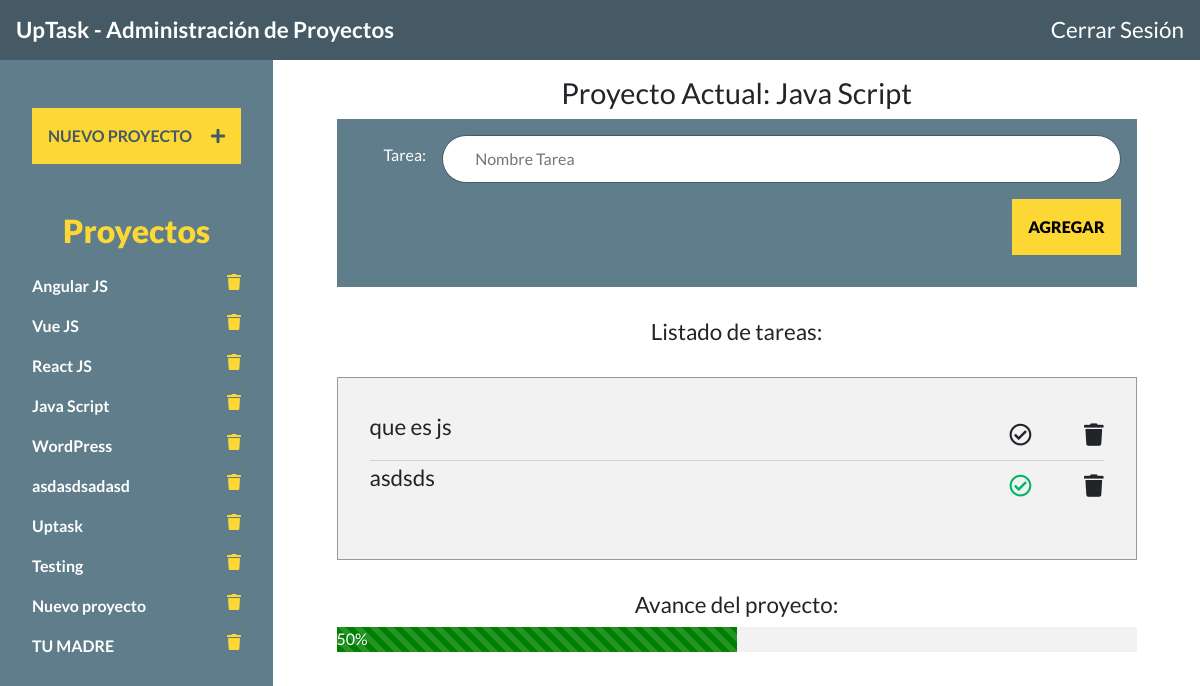
Page /index.php?id_proyecto=26 (signed in) on the committed database.
### tables this page shows
CREATE TABLE `proyectos` (
  `id` int(11) NOT NULL,
  `nombre` varchar(100) NOT NULL
);

CREATE TABLE `tareas` (
  `id` int(11) NOT NULL,
  `nombre` varchar(100) NOT NULL,
  `estado` int(1) NOT NULL DEFAULT 0,
  `id_proyecto` int(11) NOT NULL
);

### inc/funciones/funciones.php (called while the page is built, shortened)
<?php
function obtenerProyectos()
{
    include 'conexion.php';
    try {
        return $conn->query("SELECT id, nombre FROM proyectos");
    } catch (Exception $e) {
        echo "Error!: " . $e->getMessage();
        return false;
    }
}
function obtenerNombreProyecto($id = null)
{
    include 'conexion.php';
    try {
        return $conn->query("SELECT nombre FROM proyectos WHERE id = {$id}");
    } catch (Exception $e) {
        echo "Error!: " . $e->getMessage();
        return false;
    }
}
function obtenerTareasProyecto($id = null)
{
    include 'conexion.php';
    try {
        return $conn->query("SELECT id, nombre, estado FROM tareas WHERE id_proyecto = {$id}");
    } catch (Exception $e) {
        echo "Error!: " . $e->getMessage();
        return false;
    }
}

### index.php (the view, shortened to what this page needs)
<?php
include 'inc/templates/header.php';
include 'inc/templates/barra.php';
$id_proyecto = null;
if (isset($_GET['id_proyecto'])) {
    $id_proyecto = $_GET['id_proyecto'];
}
?>
<div class="contenedor">
    <?php include 'inc/templates/sidebar.php'; ?>
    <main class="contenido-principal ocultar">
        <?php $proyecto = obtenerNombreProyecto($id_proyecto);
        if ($proyecto) : ?>
            <h1>Proyecto Actual:
                <?php foreach ($proyecto as $nombre) : ?>
                    <span><?php echo $nombre['nombre']; ?></span>
                <?php endforeach; ?>
            </h1>
            <form action="#" class="agregar-tarea">
                <div class="campo">
                    <label for="tarea">Tarea:</label>
                    <input type="text" placeholder="Nombre Tarea" class="nombre-tarea">
                </div>
                <div class="campo enviar">
                    <input type="submit" class="boton nueva-tarea" value="Agregar">
                </div>
            </form>
        <?php
        else :
            echo "<p>Selecciona un Proyecto ala izquierda</p>";
        endif; ?>
        <h2>Listado de tareas:</h2>
        <div class="listado-pendientes">
            <ul>
                <?php
                $tareas = obtenerTareasProyecto($id_proyecto);
                if ($tareas->num_rows > 0) {
                    foreach ($tareas as $tarea) : ?>
                        <li id="tarea:<?php echo $tarea['id'] ?>" class="tarea">
                            <p><?php echo $tarea['nombre'] ?></p>
                            <div class="acciones">
                                <i class="far fa-check-circle <?php echo $tarea['estado'] === '1' ? 'completo' : '' ?>"></i>
                                <i class="fas fa-trash"></i>
                            </div>
                        </li>
                <?php endforeach;
                } else {
                    echo "<p class ='lista-vacia'>No hay tareas en este proyecto</p>";
                }
                ?>
            </ul>
        </div>
        <div class="avance">
            <h2>Avance del proyecto: </h2>
            <div id="barra-avance" class="barra-avance">
                <div class="porcentaje" id="porcentaje"></div>
            </div>
        </div>
    </main>
</div>
<?php include 'inc/templates/footer.php' ?>

### inc/templates/sidebar.php
<aside class="contenedor-proyectos">
    <div class="panel crear-proyecto">
        <a href="#" class="boton">Nuevo Proyecto <i class="fas fa-plus"></i> </a>
    </div>
    <div class="panel lista-proyectos">
        <h2>Proyectos</h2>
        <ul id="proyectos" class="proyectos">
            <?php
            $proyectos = obtenerProyectos();
            if ($proyectos) {
                foreach ($proyectos as $proyecto) { ?>
                    <li>
                        <a href="index.php?id_proyecto=<?php echo $proyecto['id'] ?>" id="proyecto:<?php echo $proyecto['id'] ?>">
                            <?php echo $proyecto['nombre'] ?>
                            <i class="fas fa-trash"></i>
                        </a>
                    </li>
            <?php  }
            }
            ?>
        </ul>
    </div>
</aside>

### css/style.css (style rules this page uses)
html { box-sizing: border-box; }
*, *:before, *:after { box-sizing: inherit; }
body { font-family: 'Lato', sans-serif; min-height: 100%; }
.campo { display: flex; margin-bottom: 1rem; align-items: center; flex-wrap: wrap; }
.campo label { flex: 1 1 10%; text-align: center; padding-right: .5rem; }
@media (min-width: 768px) { .campo { flex-wrap: nowrap; } }
@media (min-width: 768px) { .campo label { text-align: right; padding-right: 1rem; } }
.campo input[type="text"], .campo input[type="password"] { height: 3rem; border: 0; flex: 2 0 85%; border: 1px solid #455A64; border-radius: 5rem; padding-left: 2rem; }
.enviar { justify-content: center; }
@media (min-width: 768px) { .enviar { justify-content: flex-end; } }
.boton { background-color: #FDD835; text-align: center; transition: background-color .5s ease-in-out; display: block; padding: 1rem; text-transform: uppercase; font-weight: 400; border: none; font-weight: 900; }
body.index { height: 100vh; }
.contenedor-proyectos { background-color: #607D8B; padding-top: 1rem; }
@media (min-width: 768px) { .contenedor-proyectos { min-height: 100vh; max-width: 300px; } }
.panel { padding: 1rem; margin: 1rem; }
.panel a { color: white; font-weight: bold; text-decoration: none; }
.panel h2 { color: #FDD835; font-weight: 900; text-align: center; font-size: 2rem; margin: 0; }
.crear-proyecto i { margin-left: 1rem; }
.crear-proyecto a { color: #455A64; }
.lista-proyectos ul { list-style: none; padding: 1.5rem 0 0 0; margin: 0; }
.lista-proyectos ul li { margin-bottom: 1rem; }
.lista-proyectos ul li a { display: flex; justify-content: space-between; }
.lista-proyectos ul li a i { color: #FDD835; }
.contenedor { display: flex; flex-flow: column; }
@media (min-width: 768px) { .contenedor { height: calc( 100% - 60px); } }
@media (min-width: 768px) { .contenedor { flex-flow: row; } }
.contenido-principal { flex: 3 1 70%; padding: 1rem; overflow: hidden; order: 2; }
.contenido-principal h1, .contenido-principal h2 { text-align: center; }
.contenido-principal h1 { font-size: 1.8rem; }
.contenido-principal h2 { font-size: 1.4rem; margin-top: 2rem; }
.contenido-principal h1 span { font-weight: 400; }
.agregar-tarea { max-width: 800px; width: 90%; background-color: #607D8B; margin: 0 auto; padding: 1rem; color: white; transition: background-color .5s ease-in-out; }
.agregar-tarea .campo { justify-content: flex-end; }
.listado-pendientes { background-color: #F2F2F2; max-width: 800px; width: 90%; margin: 2rem auto 0 auto; padding: 2rem; border: 1px solid #999; flex: 1 6 30%; order: 1; }
.listado-pendientes ul { padding: 0; list-style: none; }
.listado-pendientes ul li { display: flex; align-items: center; justify-content: space-between; font-size: 1.2rem; border-bottom: 1px solid #d1d1d1; }
@media (min-width: 768px) { .listado-pendientes ul li { font-size: 1.4rem; } }
.listado-pendientes ul li:last-of-type { border-bottom: none; }
.listado-pendientes ul li i { cursor: pointer; }
.acciones i:last-child { margin-left: 1rem; }
@media (min-width: 480px) { .acciones i:last-child { margin-left: 3rem; } }
.completo { color: #00B762; }
.barra-avance { height: 25px; width: 90%; margin: 0 auto; max-width: 800px; background-color: #f2f2f2; }
.porcentaje { height: 100%; background-color: green; background-image: linear-gradient(45deg, rgba(255, 255, 255, .15) 25%, transparent 25%, transparent 50%, rgba(255, 255, 255, .15) 50%, rgba(255, 255, 255, .15) 75%, transparent 75%, transparent); background-size: 1rem 1rem; transition: width .5s ease; display: flex; margin-bottom: 1rem; align-items: center; color: white; }

### rows in the picture
proyectos: nombre "Angular JS"
proyectos: nombre "Vue JS"
proyectos: nombre "React JS"
proyectos: nombre "Java Script"
proyectos: nombre "WordPress"
proyectos: nombre "asdasdsadasd"
proyectos: nombre "Uptask"
proyectos: nombre "Testing"
proyectos: nombre "Nuevo proyecto"
proyectos: nombre "TU MADRE"
tareas: nombre "que es js", estado 0 (drawn)
tareas: nombre "asdsds", estado 1 (drawn)
